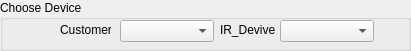
     <widget class="QGroupBox" name="atChooseDevice">
      <property name="geometry">
       <rect>
        <x>10</x>
        <y>10</y>
        <width>411</width>
        <height>51</height>
       </rect>
      </property>
      <property name="title">
       <string>Choose Device</string>
      </property>
      <widget class="QComboBox" name="atCustomerCombox">
       <property name="geometry">
        <rect>
         <x>120</x>
         <y>20</y>
         <width>75</width>
         <height>20</height>
        </rect>
       </property>
       <property name="sizeAdjustPolicy">
        <enum>QComboBox::AdjustToContents</enum>
       </property>
       <property name="minimumContentsLength">
        <number>8</number>
       </property>
      </widget>
      <widget class="QLabel" name="atCustomerLable">
       <property name="geometry">
        <rect>
         <x>60</x>
         <y>20</y>
         <width>51</width>
         <height>20</height>
        </rect>
       </property>
       <property name="text">
        <string>Customer</string>
       </property>
      </widget>
      <widget class="QComboBox" name="atDeviceCombox">
       <property name="geometry">
        <rect>
         <x>280</x>
         <y>20</y>
         <width>75</width>
         <height>20</height>
        </rect>
       </property>
       <property name="sizePolicy">
        <sizepolicy hsizetype="Preferred" vsizetype="Preferred">
         <horstretch>0</horstretch>
         <verstretch>0</verstretch>
        </sizepolicy>
       </property>
       <property name="contextMenuPolicy">
        <enum>Qt::DefaultContextMenu</enum>
       </property>
       <property name="sizeAdjustPolicy">
        <enum>QComboBox::AdjustToContents</enum>
       </property>
       <property name="minimumContentsLength">
        <number>8</number>
       </property>
      </widget>
      <widget class="QLabel" name="atDeviceLable">
       <property name="geometry">
        <rect>
         <x>220</x>
         <y>20</y>
         <width>61</width>
         <height>20</height>
        </rect>
       </property>
       <property name="text">
        <string>IR_Devive</string>
       </property>
      </widget>
     </widget>
